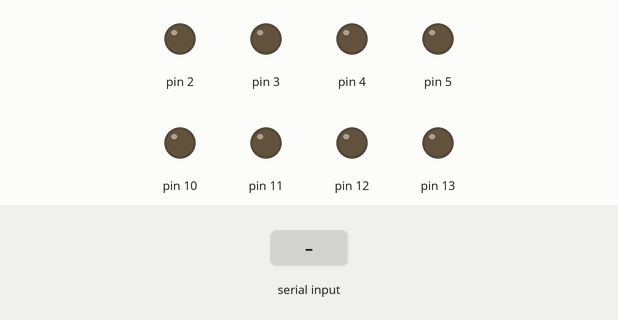
This sketch was run on a simulated Arduino Uno, built with avr-gcc and run on an emulated ATmega328P. Parts: output pins drawn as LEDs (lit = HIGH). Dashed ring = blinking. The inputs (shaded band) are chosen by the test bench.

Above: at 1.2 s.
1.3 s: "90,45\n" received over Serial
At 2.1 s:
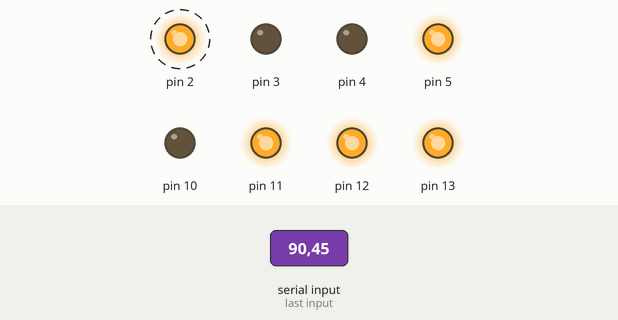
7.3 s: "30,150\n" received over Serial
At 10.1 s:
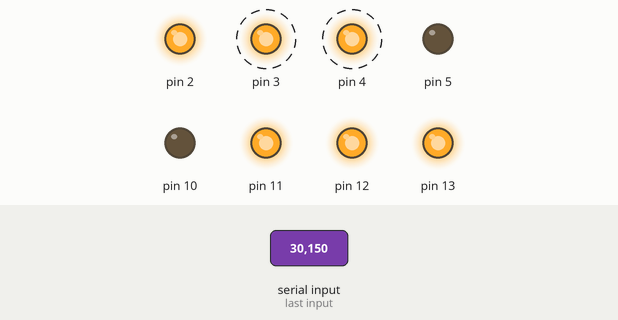
13.3 s: "16\n" received over Serial
At 16.1 s:
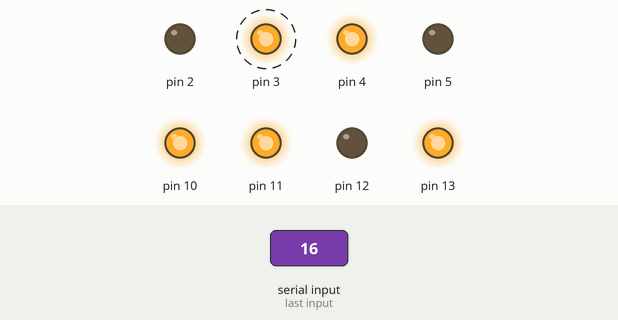
16.3 s: "200\n" received over Serial
At 17.9 s:
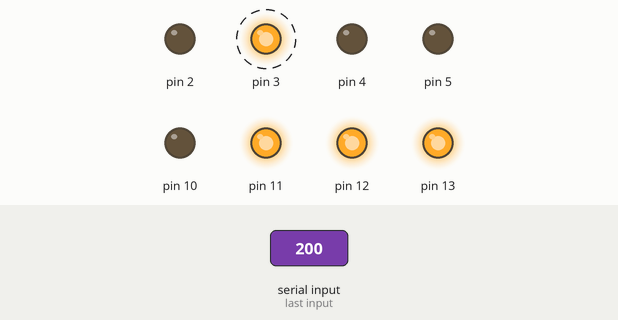
19.3 s: "30,150\n" received over Serial
At 23.7 s:
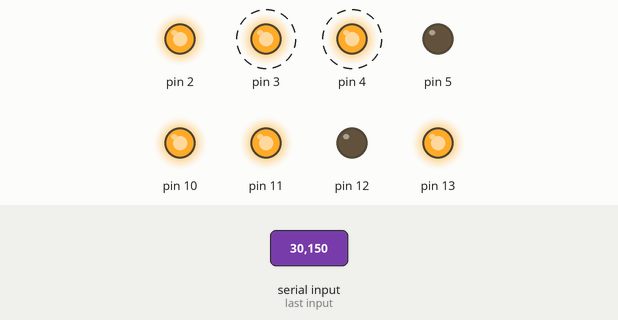
Timing chart, 0 to 27.8 s (numbered marks = the images above; inputs shaded):
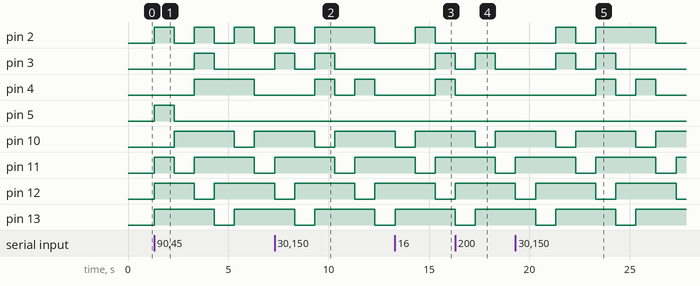

Measured:
- after the input at 1.3 s, pin 2: alternates HIGH for 1.0 s and LOW for 1.0 s, starting at once; pin 3: LOW → HIGH after 2.0 s, → LOW 1.0 s later; pin 4: LOW → HIGH after 2.0 s, → LOW 3.0 s later; pin 5: LOW → HIGH at once, → LOW 1.0 s later; pin 10: LOW → HIGH after 1.0 s, → LOW 3.0 s later, → HIGH 1.0 s later
- after the input at 7.3 s, pin 2: LOW → HIGH at once, → LOW 1.0 s later, → HIGH 1.0 s later, → LOW 3.0 s later; pin 3: alternates HIGH for 1.0 s and LOW for 1.0 s, 4 changes in all, then stays LOW, starting at once
- after the input at 13.3 s, pin 2: LOW → HIGH after 1.0 s, → LOW 1.0 s later; pin 3, pin 4: LOW → HIGH after 2.0 s; pin 11: HIGH → LOW after 1.0 s, → HIGH 1.0 s later; pin 12: HIGH → LOW after 2.0 s
- after the input at 16.3 s, pin 10: HIGH → LOW after 1.0 s, → HIGH 1.0 s later; pin 11: HIGH → LOW after 2.0 s
- after the input at 19.3 s, pin 2: LOW → HIGH after 2.0 s, → LOW 1.0 s later, → HIGH 1.0 s later, → LOW 3.0 s later; pin 3: alternates HIGH for 1.0 s and LOW for 1.0 s, 4 changes in all, then stays LOW, starting after 2.0 s

The sketch:

numbers_4.ino
```cpp
void setup() {
  // put your setup code here, to run once:
  pinMode(2,OUTPUT);
  pinMode(3,OUTPUT);
  pinMode(4,OUTPUT);
  pinMode(5,OUTPUT);

  pinMode(10,OUTPUT);
  pinMode(11,OUTPUT);
  pinMode(12,OUTPUT);
  pinMode(13,OUTPUT);

  pinMode(10,1);
  pinMode(11,1);
  pinMode(12,1);
  pinMode(13,1);

  Serial.begin(9600);
}

int input_0;
int i=0;
int num=0;
int letter[10][4]={
  {0,0,0,0},{0,0,0,1},{0,0,1,0},{0,0,1,1},{0,1,0,0},
  {0,1,0,1},{0,1,1,0},{0,1,1,1},{1,0,0,0},{1,0,0,1}
  };

int LSX[4][4]={
  {0,1,1,1},{1,0,1,1},{1,1,0,1},{1,1,1,0}
  };


void pr(int LSX_,int input);

void loop() {
  // put your main code here, to run repeatedly:

  if(Serial.available()>0)
  {
    input_0=Serial.read();

    if(num==16)
    num=0;

    pr(num%4,input_0);

    num++;

    }

}

void pr(int LSX_,int input)
{

  for(i=0;i<4;i++)
  {
    digitalWrite(10+i,LSX[LSX_][i]);
    }

  input=input-48;

  for(i=0;i<4;i++)
  {
    digitalWrite(5-i,letter[input][i]);
    }

  delay(1000);

  }
```
